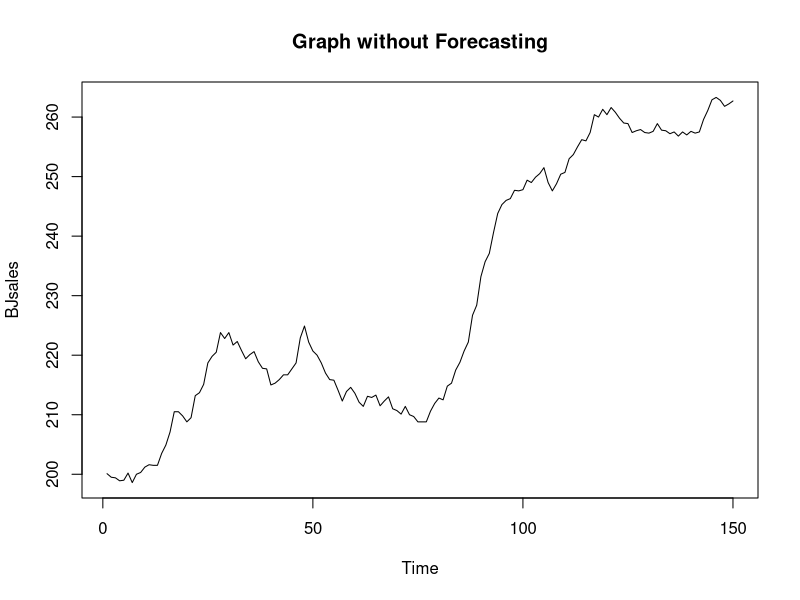
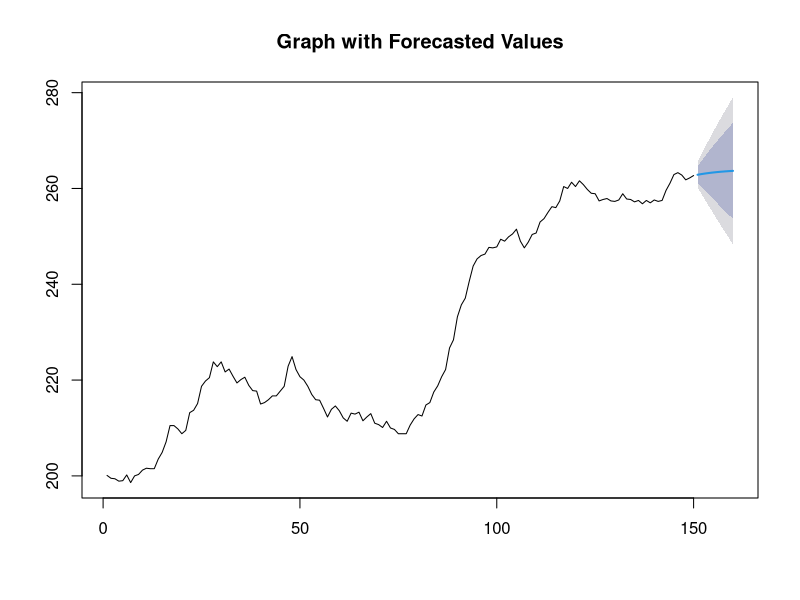
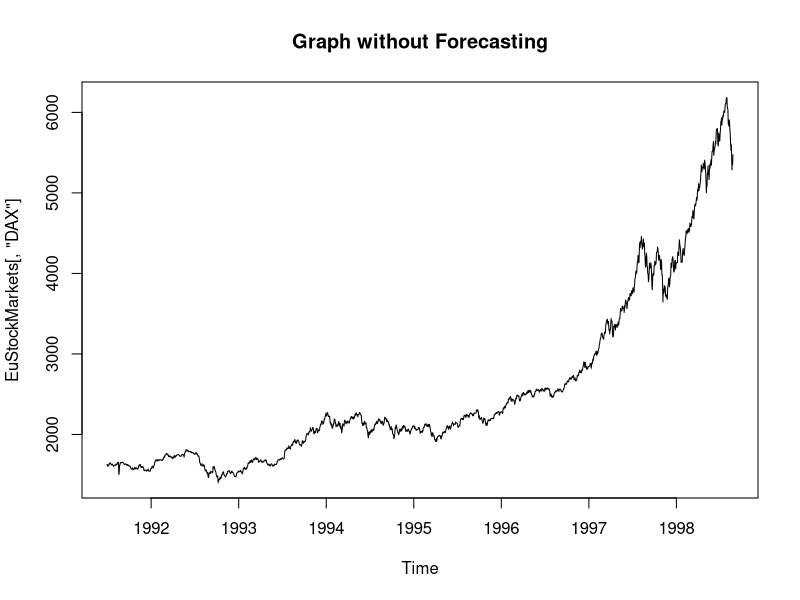
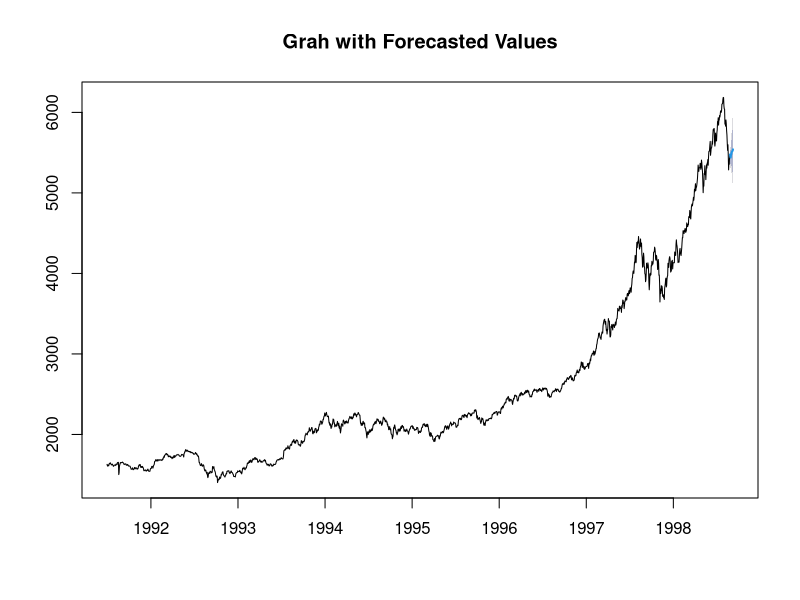

Recreate these plots in R, in order.
# Lab5: Auto Regressive Integrated Moving Average (ARIMA) for Non-Stationary Time Series
library(forecast)

plot(BJsales, main = "Graph without Forecasting")

# Fitting model using ARIMA
fit <- auto.arima(BJsales)
fit$coef
# Forecasting next 10 values
forecasted_values <- forecast(fit,10)
forecasted_values
plot(forecasted_values, main = "Graph with Forecasted Values")


# 

plot(EuStockMarkets[,"DAX"], main = "Graph without Forecasting")

market_fit <- auto.arima(EuStockMarkets[,"DAX"])
forecasted_values_market <- forecast(market_fit, 10)
market_fit$coef
# forecasted_values_market <- forecast(market_fit, 10)
plot(forecasted_values_market, main = "Grah with Forecasted Values")
